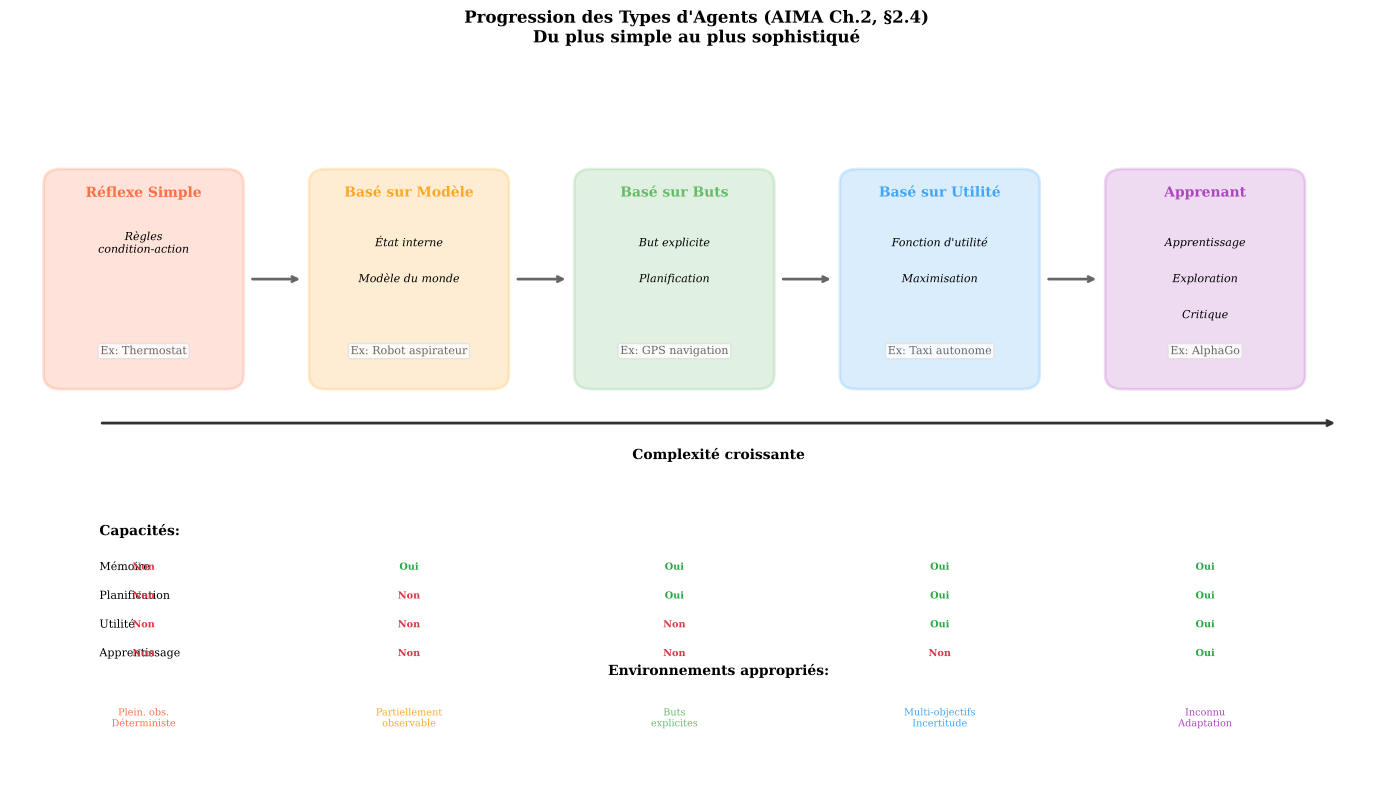

This chart was generated by the following Python code:
#!/usr/bin/env python3
"""
Synthèse Figure 04: Types d'Agents - Progression
Inspiré des figures du chapitre 2 d'AIMA
"""

import matplotlib.pyplot as plt
import matplotlib.patches as mpatches
from matplotlib.patches import FancyBboxPatch, FancyArrowPatch
import numpy as np

plt.rcParams.update({
    'font.size': 9,
    'font.family': 'serif',
    'figure.figsize': (14, 8),
    'figure.dpi': 150,
    'savefig.dpi': 300,
    'savefig.bbox': 'tight'
})

def create_figure():
    fig, ax = plt.subplots()
    
    # Définition des types d'agents
    agents = [
        {
            'name': 'Réflexe Simple',
            'x': 1, 'color': '#ff7043',
            'components': ['Règles\ncondition-action'],
            'percept': 'Percept actuel',
            'example': 'Thermostat',
            'limits': 'Env. pleinement observable'
        },
        {
            'name': 'Basé sur Modèle',
            'x': 4, 'color': '#ffa726',
            'components': ['État interne', 'Modèle du monde'],
            'percept': 'Percept + Historique',
            'example': 'Robot aspirateur',
            'limits': 'Nécessite modèle correct'
        },
        {
            'name': 'Basé sur Buts',
            'x': 7, 'color': '#66bb6a',
            'components': ['But explicite', 'Planification'],
            'percept': 'Percept + But',
            'example': 'GPS navigation',
            'limits': 'Objectif binaire'
        },
        {
            'name': 'Basé sur Utilité',
            'x': 10, 'color': '#42a5f5',
            'components': ['Fonction d\'utilité', 'Maximisation'],
            'percept': 'Percept + Préférences',
            'example': 'Taxi autonome',
            'limits': 'Calcul coûteux'
        },
        {
            'name': 'Apprenant',
            'x': 13, 'color': '#ab47bc',
            'components': ['Apprentissage', 'Exploration', 'Critique'],
            'percept': 'Percept + Feedback',
            'example': 'AlphaGo',
            'limits': 'Nécessite expérience'
        }
    ]
    
    y_base = 4
    box_width = 2.2
    box_height = 3
    
    for agent in agents:
        x = agent['x']
        color = agent['color']
        
        # Boîte principale
        box = FancyBboxPatch((x - box_width/2, y_base - box_height/2), 
                              box_width, box_height,
                              boxstyle="round,pad=0.03,rounding_size=0.2",
                              facecolor=color, alpha=0.2,
                              edgecolor=color, linewidth=2)
        ax.add_patch(box)
        
        # Nom de l'agent
        ax.text(x, y_base + 1.2, agent['name'], ha='center', va='center',
                fontsize=10, fontweight='bold', color=color)
        
        # Composants
        y_comp = y_base + 0.5
        for comp in agent['components']:
            ax.text(x, y_comp, comp, ha='center', va='center',
                    fontsize=8, style='italic')
            y_comp -= 0.5
        
        # Exemple
        ax.text(x, y_base - 1.0, f"Ex: {agent['example']}", ha='center',
                va='center', fontsize=8, color='#666',
                bbox=dict(boxstyle='round,pad=0.2', facecolor='white',
                         edgecolor='#ddd', alpha=0.8))
    
    # Flèches de progression
    for i in range(len(agents) - 1):
        x1 = agents[i]['x'] + box_width/2 + 0.1
        x2 = agents[i+1]['x'] - box_width/2 - 0.1
        ax.annotate('', xy=(x2, y_base), xytext=(x1, y_base),
                    arrowprops=dict(arrowstyle='->', color='#666', lw=2))
    
    # Axe de complexité
    ax.annotate('', xy=(14.5, y_base - 2), xytext=(0.5, y_base - 2),
                arrowprops=dict(arrowstyle='->', color='#333', lw=2))
    ax.text(7.5, y_base - 2.5, 'Complexité croissante', ha='center',
            fontsize=10, fontweight='bold')
    
    # Tableau des capacités
    cap_y = 0.5
    capacities = ['Mémoire', 'Planification', 'Utilité', 'Apprentissage']
    
    ax.text(0.5, cap_y, 'Capacités:', ha='left', va='center',
            fontsize=10, fontweight='bold')
    
    cap_matrix = [
        ['Non', 'Oui', 'Oui', 'Oui', 'Oui'],  # Mémoire
        ['Non', 'Non', 'Oui', 'Oui', 'Oui'],  # Planification
        ['Non', 'Non', 'Non', 'Oui', 'Oui'],  # Utilité
        ['Non', 'Non', 'Non', 'Non', 'Oui'],  # Apprentissage
    ]
    
    for i, cap in enumerate(capacities):
        ax.text(0.5, cap_y - 0.5 - i * 0.4, cap, ha='left', va='center',
                fontsize=8)
        for j, val in enumerate(cap_matrix[i]):
            x = agents[j]['x']
            color = '#28A745' if val == 'Oui' else '#dc3545'
            ax.text(x, cap_y - 0.5 - i * 0.4, val, ha='center', va='center',
                    fontsize=7, color=color, fontweight='bold')
    
    # Environnements appropriés
    env_y = -1.5
    ax.text(7.5, env_y, 'Environnements appropriés:', ha='center',
            fontsize=10, fontweight='bold')
    
    envs = [
        'Plein. obs.\nDéterministe',
        'Partiellement\nobservable',
        'Buts\nexplicites',
        'Multi-objectifs\nIncertitude',
        'Inconnu\nAdaptation'
    ]
    
    for i, env in enumerate(envs):
        ax.text(agents[i]['x'], env_y - 0.6, env, ha='center', va='center',
                fontsize=7, color=agents[i]['color'])
    
    # Configuration
    ax.set_xlim(-0.5, 15)
    ax.set_ylim(-3, 7)
    ax.axis('off')
    
    ax.set_title('Progression des Types d\'Agents (AIMA Ch.2, §2.4)\n'
                 'Du plus simple au plus sophistiqué',
                 fontsize=12, fontweight='bold', pad=15)
    
    plt.tight_layout()
    return fig

if __name__ == '__main__':
    fig = create_figure()
    fig.savefig('synth_fig_04_agent_types.pdf')
    fig.savefig('synth_fig_04_agent_types.png')
    plt.close()
    print("Figure générée: synth_fig_04_agent_types.pdf")
